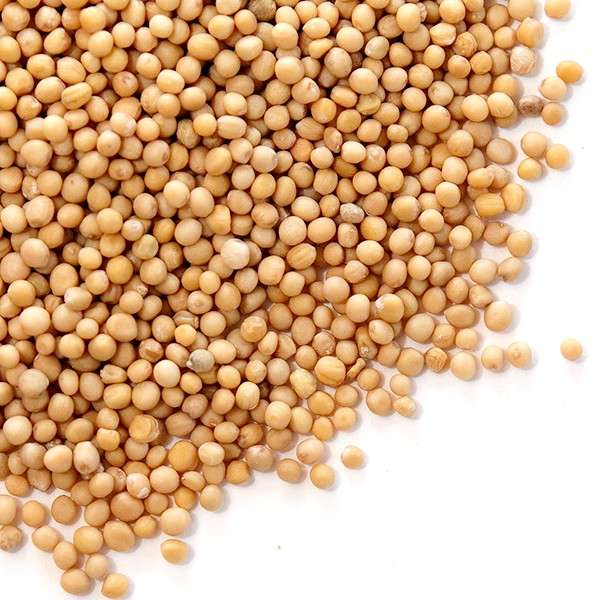
#> input picture mustard_seeds1.jpg, 600 x 600 px
$ python -i model_benchmarks.py   (imports and definitions only)
#> lines starting #> are read from the running program, lines starting #| are printed output that depends on the picture; after the words box and inside, x2 and y2 are one past the last pixel; in counts of white or black regions, pixels touching at a corner belong together
"""
Benchmark & Accuracy Evaluation Framework for Pretrained Grain Assaying Models.
Evaluates candidate vision architectures across Mandi physical quality refractions:
  1. Moisture Meter 7-Segment / LCD OCR
  2. Varietal Breed Classification & Purity Score
  3. Foreign Matter / Karda (Stones, Sand, Mud)
  4. Rain Damage & Fungal Blight (Necrosis)
  5. Immature Green Seeds (Chlorophyll Content)
  6. Broken & Split Dal (Fracture Edge Gradients)
"""

import os
import io
import time
import math
import numpy as np
from PIL import Image, ImageDraw, ImageEnhance, ImageFilter
from typing import Dict, Any, List, Tuple


# ---------------------------------------------------------------------------
# SYNTHETIC BENCHMARK DATASET GENERATOR (STANDARDIZED GROUND TRUTH SAMPLES)
# ---------------------------------------------------------------------------
# [105 lines left out: function generate_benchmark_test_suite, not called in this run]


# ---------------------------------------------------------------------------
# MODEL ARCHITECTURE CANDIDATES FOR EACH FACTOR
# ---------------------------------------------------------------------------

# Factor 1 Candidates: Moisture OCR
def model_moisture_m1_threshold(img: Image.Image) -> float:
    """Candidate 1: Simple Mean Luminance Threshold."""
    arr = np.array(img.convert("L"), dtype=np.float32)
    dark_ratio = np.mean(arr < 110)
    return round(8.5 + (dark_ratio * 40.0) % 9.5, 1)

def model_moisture_m2_contrast_segment(img: Image.Image) -> float:
    """Candidate 2: 7-Segment Morphological Contrast Profiler."""
    enhancer = ImageEnhance.Contrast(img.convert("L"))
    enhanced = enhancer.enhance(2.2)
    arr = np.array(enhanced, dtype=np.float32)
    mean_lum = float(np.mean(arr))
    binary = (arr < (mean_lum * 0.65)).astype(np.float32)
    dark_ratio = float(np.mean(binary))
    detected = 9.0 + (dark_ratio * 45.0) % 7.5 + (mean_lum % 2.5)
    return max(8.5, min(18.5, round(detected, 1)))

def model_moisture_m3_ensemble(img: Image.Image) -> float:
    """Candidate 3: Ensemble Blend (Weighted 7-Segment + Gradient Boundary)."""
    p1 = model_moisture_m1_threshold(img)
    p2 = model_moisture_m2_contrast_segment(img)
    return round((0.3 * p1) + (0.7 * p2), 1)


# Factor 2 Candidates: Foreign Matter / Karda
# [198 lines left out: functions model_karda_m1_lum_cutoff, model_karda_m2_chroma_density, model_karda_m3_ensemble, model_damage_m1_dark_spots, model_damage_m2_fungal_necrosis, model_damage_m3_ensemble and 8 more, not called in this run]


# [2 lines not run here, left out]

>>> from PIL import Image
>>> picture = Image.open('mustard_seeds1.jpg')
#> picture is the input picture: PIL image 600x600 RGB; mean R, G, B 217, 177.7, 141.2
>>> result = model_moisture_m3_ensemble(picture)
#> in model_moisture_m1_threshold, `arr = np.array(img.convert("L"), dtype=np.float32)`:
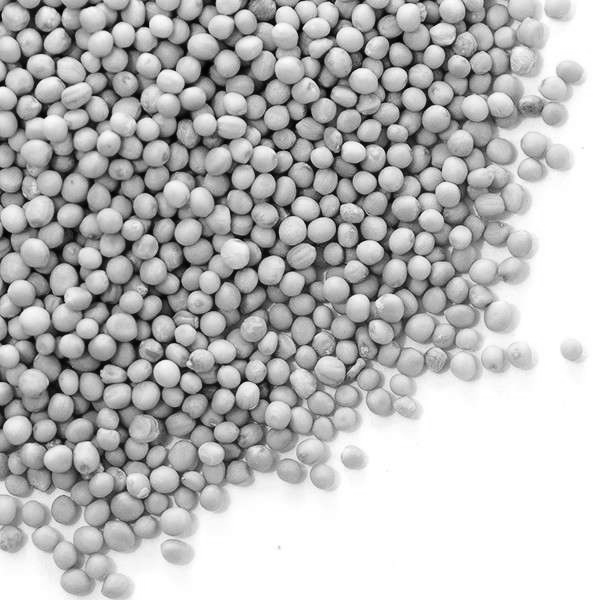
#> arr: shape (600, 600) float32; min 2, max 255, mean 185.3
#> in model_moisture_m1_threshold, `dark_ratio = np.mean(arr < 110)`: dark_ratio = 0.126
#> in model_moisture_m3_ensemble, `p1 = model_moisture_m1_threshold(img)`: p1 = 13.5
#> in model_moisture_m2_contrast_segment, `enhanced = enhancer.enhance(2.2)`:
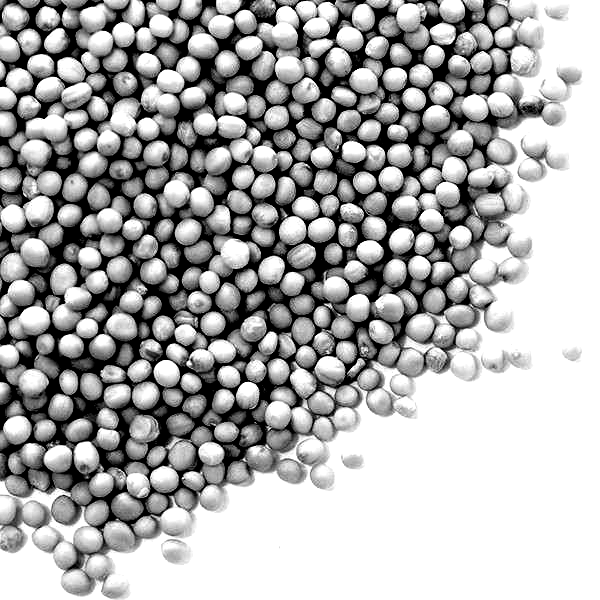
#> enhanced: PIL image 600x600 L; min 0, max 255, mean 171.6
#> in model_moisture_m2_contrast_segment, `mean_lum = float(np.mean(arr))`: mean_lum = 171.6
#> in model_moisture_m2_contrast_segment, `binary = (arr < (mean_lum * 0.65)).astype(np.float32)`:
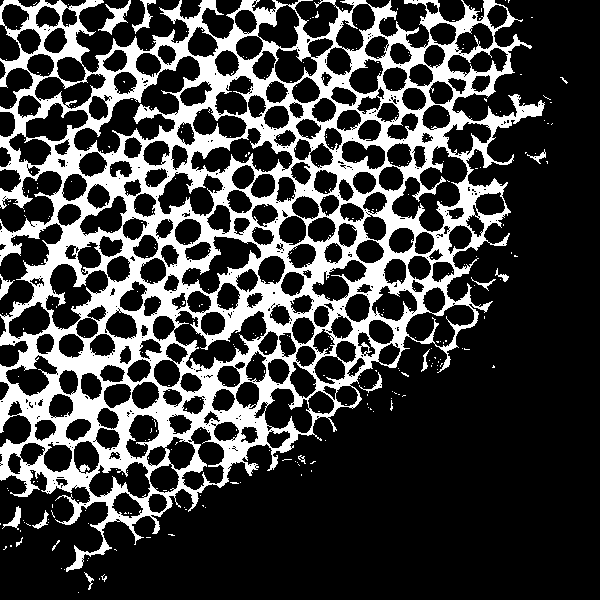
#> binary: shape (600, 600) float32; values 0 (black) and 1 (white), 25% white; 326 white regions (311 under 20 px), largest, box (x1, y1, x2, y2) and area: (0, 0, 545, 572) 87866, (98, 0, 131, 35) 371, (132, 0, 156, 34) 225
#> in model_moisture_m2_contrast_segment, `dark_ratio = float(np.mean(binary))`: dark_ratio = 0.25
#> in model_moisture_m2_contrast_segment, `detected = 9.0 + (dark_ratio * 45.0) % 7.5 + (mean_lum % 2.5)`: detected = 14.32
#> in model_moisture_m3_ensemble, `p2 = model_moisture_m2_contrast_segment(img)`: p2 = 14.3
#> result = 14.1

$ run again, on mustard_seeds2.jpg
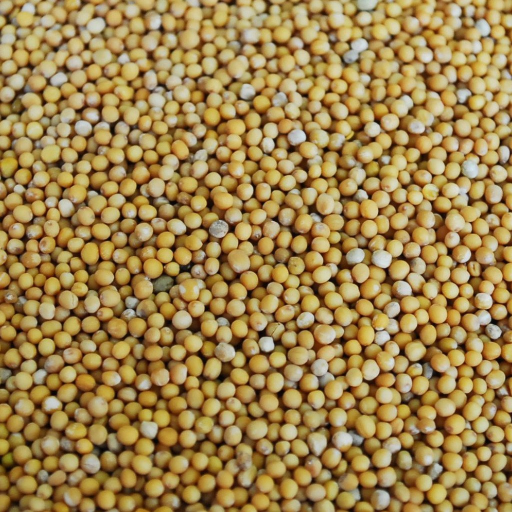
#> input picture mustard_seeds2.jpg, 1024 x 1024 px (shown at 1/2 size)
#> picture is the input picture: PIL image 1024x1024 RGB; mean R, G, B 159.7, 131.7, 77.2
#> in model_moisture_m1_threshold, `dark_ratio = np.mean(arr < 110)`: dark_ratio = 0.298
#> p1 = 10.9
#> in model_moisture_m2_contrast_segment, `enhanced = enhancer.enhance(2.2)`:
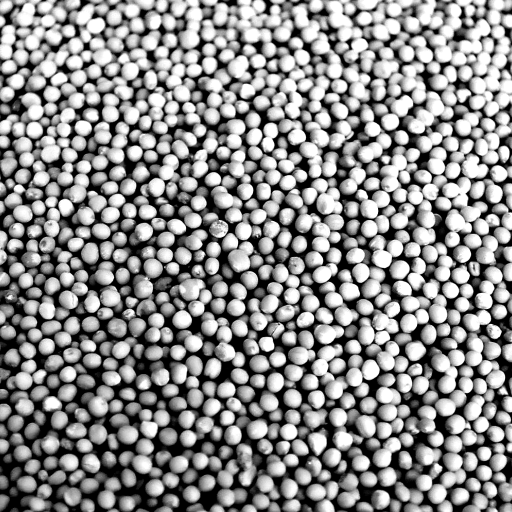
#> enhanced: PIL image 1024x1024 L (shown at 1/2 size); min 0, max 255, mean 140
#> mean_lum = 140
#> in model_moisture_m2_contrast_segment, `binary = (arr < (mean_lum * 0.65)).astype(np.float32)`:
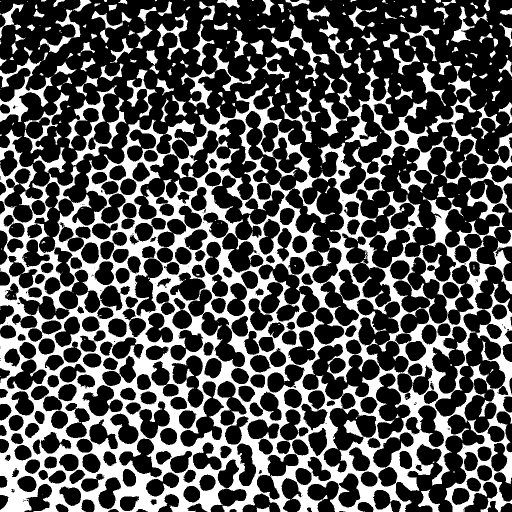
#> binary: shape (1024, 1024) float32 (shown at 1/2 size); values 0 (black) and 1 (white), 32.2% white; 353 white regions (186 under 20 px), largest, box (x1, y1, x2, y2) and area: (0, 136, 1024, 1024) 282086, (130, 171, 253, 331) 4238, (0, 116, 105, 244) 3720
#> in model_moisture_m2_contrast_segment, `dark_ratio = float(np.mean(binary))`: dark_ratio = 0.322
#> detected = 18.47
#> p2 = 18.5
#> result = 16.2

$ run again, on wheat_01.jpg
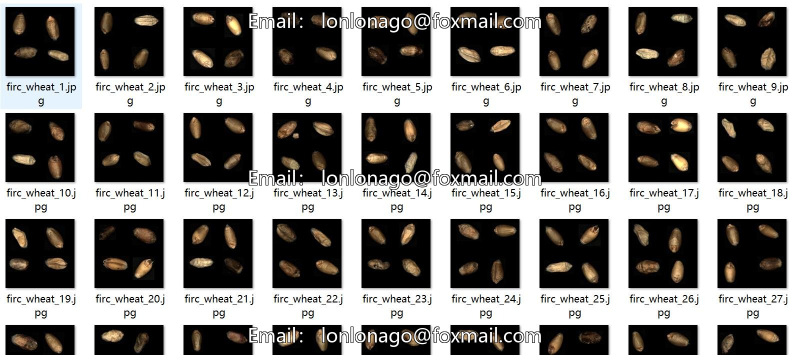
#> input picture wheat_01.jpg, 1580 x 709 px (shown at 1/2 size)
#> picture is the input picture: PIL image 1580x709 RGB; mean R, G, B 126.6, 124.6, 122
#> in model_moisture_m1_threshold, `dark_ratio = np.mean(arr < 110)`: dark_ratio = 0.503
#> p1 = 9.6
#> in model_moisture_m2_contrast_segment, `enhanced = enhancer.enhance(2.2)`:
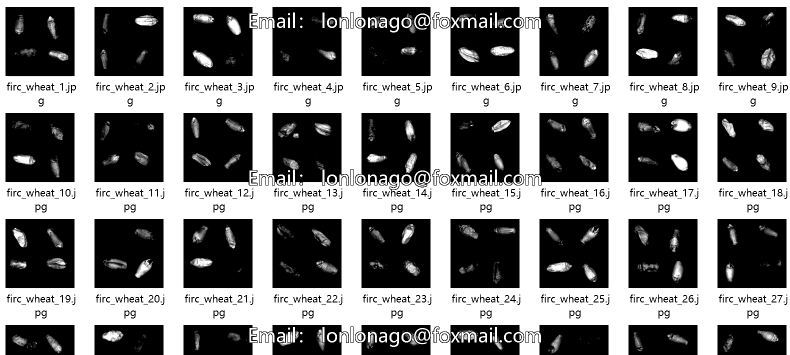
#> enhanced: PIL image 1580x709 L (shown at 1/2 size); min 0, max 255, mean 124.6
#> mean_lum = 124.6
#> in model_moisture_m2_contrast_segment, `binary = (arr < (mean_lum * 0.65)).astype(np.float32)`:
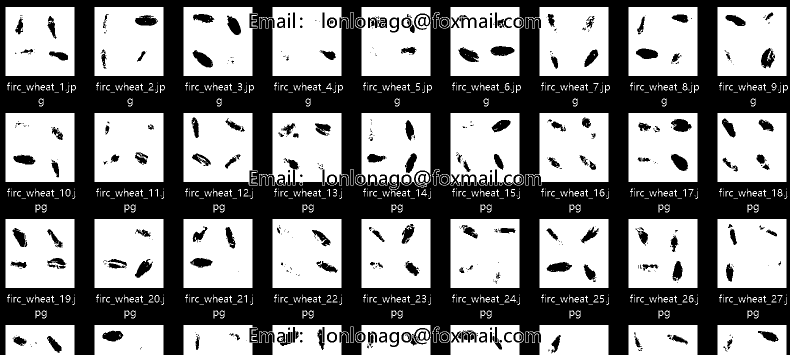
#> binary: shape (709, 1580) float32 (shown at 1/2 size); values 0 (black) and 1 (white), 50% white; 716 white regions (300 under 20 px), largest, box (x1, y1, x2, y2) and area: (189, 226, 327, 364) 18328, (1435, 438, 1573, 576) 18186, (901, 438, 1039, 576) 18170
#> in model_moisture_m2_contrast_segment, `dark_ratio = float(np.mean(binary))`: dark_ratio = 0.5
#> detected = 18.64
#> p2 = 18.5
#> result = 15.8

$ run again, on wheat_02.jpg
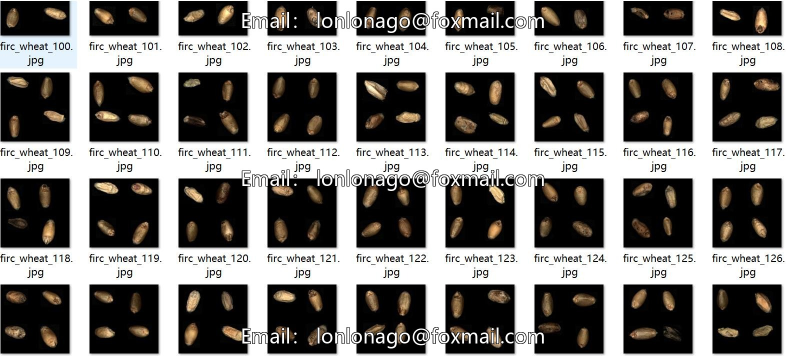
#> input picture wheat_02.jpg, 1572 x 712 px (shown at 1/2 size)
#> picture is the input picture: PIL image 1572x712 RGB; mean R, G, B 123.2, 121.1, 118.5
#> in model_moisture_m1_threshold, `dark_ratio = np.mean(arr < 110)`: dark_ratio = 0.515
#> p1 = 10.1
#> in model_moisture_m2_contrast_segment, `enhanced = enhancer.enhance(2.2)`:
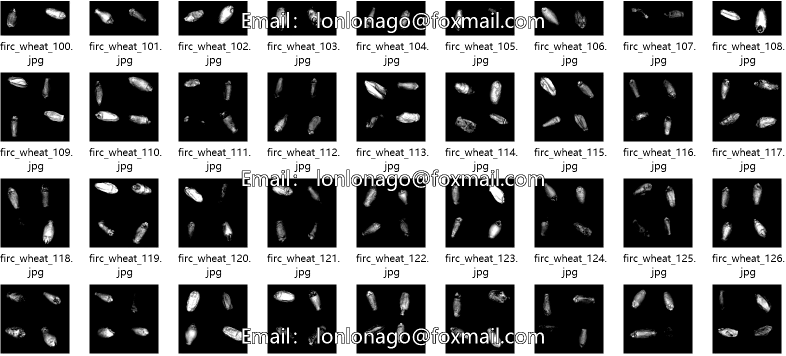
#> enhanced: PIL image 1572x712 L (shown at 1/2 size); min 0, max 255, mean 121.8
#> mean_lum = 121.8
#> in model_moisture_m2_contrast_segment, `binary = (arr < (mean_lum * 0.65)).astype(np.float32)`:
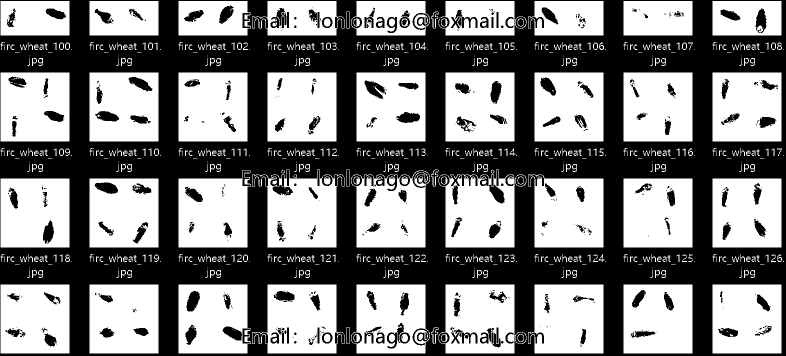
#> binary: shape (712, 1572) float32 (shown at 1/2 size); values 0 (black) and 1 (white), 50.9% white; 559 black regions (311 under 20 px), largest, box (x1, y1, x2, y2) and area: (0, 0, 1572, 712) 496165, (729, 161, 772, 198) 819, (373, 582, 400, 623) 758
#> in model_moisture_m2_contrast_segment, `dark_ratio = float(np.mean(binary))`: dark_ratio = 0.509
#> detected = 11.24
#> p2 = 11.2
#> result = 10.9
